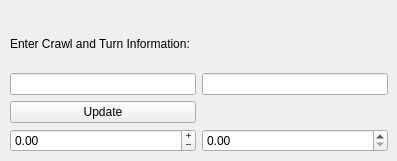
        <widget class="QWidget" name="tab">
         <attribute name="title">
          <string>Tab 1</string>
         </attribute>
         <widget class="QWidget" name="layoutWidget">
          <property name="geometry">
           <rect>
            <x>10</x>
            <y>20</y>
            <width>378</width>
            <height>132</height>
           </rect>
          </property>
          <layout class="QGridLayout" name="grid_Layout_2">
           <item row="2" column="0">
            <widget class="QLineEdit" name="lattitude_Box">
             <property name="focusPolicy">
              <enum>Qt::StrongFocus</enum>
             </property>
            </widget>
           </item>
           <item row="3" column="0">
            <widget class="QPushButton" name="update_Button">
             <property name="focusPolicy">
              <enum>Qt::StrongFocus</enum>
             </property>
             <property name="styleSheet">
              <string notr="true"/>
             </property>
             <property name="text">
              <string>Update</string>
             </property>
            </widget>
           </item>
           <item row="4" column="0">
            <widget class="QDoubleSpinBox" name="doubleSpinBox">
             <property name="focusPolicy">
              <enum>Qt::WheelFocus</enum>
             </property>
             <property name="buttonSymbols">
              <enum>QAbstractSpinBox::PlusMinus</enum>
             </property>
             <property name="decimals">
              <number>2</number>
             </property>
             <property name="minimum">
              <double>-5.000000000000000</double>
             </property>
             <property name="maximum">
              <double>5.000000000000000</double>
             </property>
             <property name="singleStep">
              <double>0.500000000000000</double>
             </property>
            </widget>
           </item>
           <item row="4" column="1">
            <widget class="QDoubleSpinBox" name="doubleSpinBox_2"/>
           </item>
           <item row="2" column="1">
            <widget class="QLineEdit" name="longitude_Box">
             <property name="focusPolicy">
              <enum>Qt::StrongFocus</enum>
             </property>
            </widget>
           </item>
           <item row="1" column="0">
            <widget class="QLabel" name="lat_and_long">
             <property name="styleSheet">
              <string notr="true">font: 12pt &quot;STIX&quot;;</string>
             </property>
             <property name="text">
              <string>Enter Crawl and Turn Information:</string>
             </property>
            </widget>
           </item>
          </layout>
         </widget>
        </widget>
